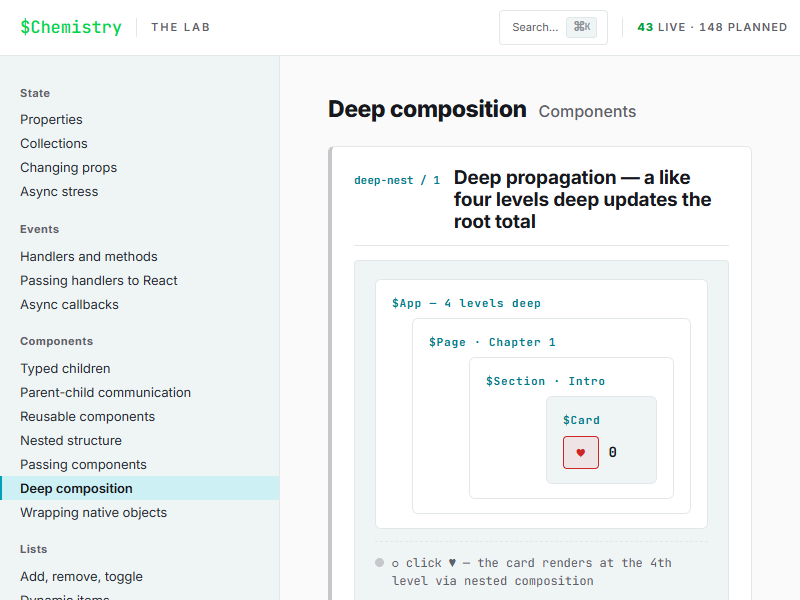
#> input picture .claude/agents/perspective/phillip/deep-nest-source.png, 800 x 600 px
$ python -i '1-march-1-2025~modular-color-quantization-functions.v1.py'   (imports and definitions only)
#> lines starting #> are read from the running program, lines starting #| are printed output that depends on the picture
import cv2
import numpy as np
import logging

# Set up logging
# [2 lines not run here, left out]
logger = logging.getLogger('color_quantization')

def ensure_bgr_image(img):
    """
    Ensures an image is in BGR format.

    Parameters:
    - img: Input image

    Returns:
    - BGR image
    """
    if img is None:
        logger.error("Input image is None")
        raise ValueError("Input image is None")

    logger.debug(f"Input image shape: {img.shape}, dtype: {img.dtype}")

    # Handle grayscale images
    if len(img.shape) == 2:
        logger.info("Converting grayscale image to BGR")
        return cv2.cvtColor(img, cv2.COLOR_GRAY2BGR)

    # Handle RGBA images
    if len(img.shape) == 3 and img.shape[2] == 4:
        logger.info("Converting RGBA image to BGR")
        return cv2.cvtColor(img, cv2.COLOR_BGRA2BGR)

    # Handle RGB images
    if len(img.shape) == 3 and img.shape[2] == 3:
        logger.debug("Image is already in BGR format")
        return img

    logger.error(f"Unexpected image format with shape {img.shape}")
    raise ValueError(f"Unexpected image format with shape {img.shape}")

def sample_image_pixels(img, max_samples=10000):
    """
    Samples pixels from an image for faster analysis.

    Parameters:
    - img: Input BGR image
    - max_samples: Maximum number of samples to take

    Returns:
    - Sampled pixels as float32 array with shape (n_samples, 3)
    """
    if img is None:
        logger.error("Input image is None")
        raise ValueError("Input image is None")

    try:
        # Reshape image to a list of pixels
        height, width = img.shape[:2]
        total_pixels = height * width
        pixels = img.reshape(-1, 3)

        logger.debug(f"Image reshaped to {pixels.shape} pixels")

        # Sample pixels if needed
        if total_pixels > max_samples:
            logger.info(f"Sampling {max_samples} pixels from {total_pixels} total")
            indices = np.random.choice(pixels.shape[0], max_samples, replace=False)
            pixels = pixels[indices]

        # Ensure float32 type for kmeans
        pixels = pixels.astype(np.float32)
        logger.debug(f"Pixel array shape: {pixels.shape}, dtype: {pixels.dtype}")

        return pixels

    except Exception as e:
        logger.error(f"Error sampling image pixels: {str(e)}")
        raise ValueError(f"Error sampling image pixels: {str(e)}")

def count_unique_colors(pixels, tolerance=25):
    """
    Counts approximate number of unique colors in pixel array.

    Parameters:
    - pixels: Pixel array with shape (n_pixels, 3)
    - tolerance: Color binning tolerance (higher = fewer unique colors)

    Returns:
    - Number of unique colors
    """
    try:
        # Round colors to reduce sensitivity to minor variations
        rounded_colors = np.round(pixels / tolerance) * tolerance
        unique_colors = np.unique(rounded_colors, axis=0)
        count = unique_colors.shape[0]

        logger.info(f"Found approximately {count} unique colors (tolerance={tolerance})")
        return count

    except Exception as e:
        logger.error(f"Error counting unique colors: {str(e)}")
        logger.warning("Returning default of 8 unique colors")
        return 8  # Safe default

def determine_optimal_clusters(img, min_clusters=4, max_clusters=16):
    """
    Determines the optimal number of color clusters in an image.

    Parameters:
    - img: Input BGR image
    - min_clusters: Minimum number of clusters to use
    - max_clusters: Maximum number of clusters to consider

    Returns:
    - optimal_k: Optimal number of color clusters (always >= min_clusters)
    """
    try:
        # Sample pixels
        pixels = sample_image_pixels(img)

        # Calculate color variance
        color_variance = np.var(pixels, axis=0).sum()
        logger.info(f"Color variance: {color_variance:.2f}")

        # Count approximate unique colors
        unique_colors = count_unique_colors(pixels)

        # Determine optimal cluster count based on image characteristics
        if unique_colors < 8 or color_variance < 1000:
            k = min(unique_colors + 2, 8)
            logger.info(f"Low color variation: using {k} clusters")
        elif unique_colors < 16 or color_variance < 5000:
            k = 8
            logger.info(f"Medium color variation: using {k} clusters")
        else:
            k = 12
            logger.info(f"High color variation: using {k} clusters")

        # Enforce min/max constraints
        k = max(min_clusters, min(k, max_clusters, unique_colors + 4))
        logger.info(f"Final cluster count: {k}")

        return k

    except Exception as e:
        logger.error(f"Error determining optimal clusters: {str(e)}")
        logger.warning(f"Using default of {min_clusters} clusters")
        return min_clusters  # Safe default

def apply_kmeans_clustering(pixels, k):
    """
    Applies k-means clustering to pixels.

    Parameters:
    - pixels: Pixel array with shape (n_pixels, 3) in float32 format
    - k: Number of clusters

    Returns:
    - labels: Cluster labels for each pixel
    - centers: Cluster centers (colors)
    """
    if k <= 0:
        logger.error(f"Invalid k value: {k}")
        raise ValueError(f"K must be positive, got {k}")

    logger.info(f"Applying k-means with k={k}")

    try:
        # Define criteria and apply K-means
        criteria = (cv2.TERM_CRITERIA_EPS + cv2.TERM_CRITERIA_MAX_ITER, 100, 0.2)
        _, labels, centers = cv2.kmeans(pixels, k, None, criteria, 10, cv2.KMEANS_PP_CENTERS)

        # Check for empty clusters
        cluster_counts = np.bincount(labels.flatten(), minlength=k)
        empty_clusters = np.sum(cluster_counts == 0)

        if empty_clusters > 0:
            logger.warning(f"Found {empty_clusters} empty clusters")

            # Keep only non-empty clusters
            valid_clusters = np.where(cluster_counts > 0)[0]
            centers = centers[valid_clusters]

            # Remap labels
            new_labels = np.zeros_like(labels)
            for i, cluster_idx in enumerate(valid_clusters):
                new_labels[labels == cluster_idx] = i
            labels = new_labels

            logger.info(f"Remapped to {len(valid_clusters)} valid clusters")

        return labels, centers

    except Exception as e:
        logger.error(f"Error in k-means clustering: {str(e)}")
        raise ValueError(f"K-means clustering failed: {str(e)}")

def reconstruct_quantized_image(img, labels, centers):
    """
    Reconstructs a quantized image from labels and centers.

    Parameters:
    - img: Original image (for shape reference)
    - labels: Cluster labels for each pixel
    - centers: Cluster centers (colors)

    Returns:
    - quantized_img: Image with reduced color palette
    """
    try:
        # Convert centers to uint8
        centers = np.uint8(centers)

        # Reshape labels to match original image
        height, width = img.shape[:2]
        labels_2d = labels.reshape(height, width)

        # Create quantized image
        quantized_img = np.zeros((height, width, 3), dtype=np.uint8)

        # Fill each pixel with its cluster center color
        for i in range(len(centers)):
            quantized_img[labels_2d == i] = centers[i]

        logger.debug(f"Reconstructed quantized image with shape {quantized_img.shape}")
        return quantized_img

    except Exception as e:
        logger.error(f"Error reconstructing quantized image: {str(e)}")
        logger.warning("Returning original image as fallback")
        return img.copy()  # Safe fallback

def quantize_colors(img, min_clusters=4, max_clusters=16):
    """
    Main function for color quantization.

    Parameters:
    - img: Input image (any format)
    - min_clusters: Minimum number of clusters
    - max_clusters: Maximum number of clusters

    Returns:
    - quantized_img: Image with reduced color palette
    - colors: Array of dominant colors (BGR format)
    - labels: Pixel labels mapping to colors (2D array)
    """
    logger.info("Starting color quantization")

    try:
        # Ensure BGR format
        bgr_img = ensure_bgr_image(img)

        # Get image dimensions
        height, width = bgr_img.shape[:2]
        logger.info(f"Processing image with dimensions {width}x{height}")

        # Reshape for k-means
        pixels = bgr_img.reshape(-1, 3).astype(np.float32)

        # Determine optimal cluster count
        k = determine_optimal_clusters(bgr_img, min_clusters, max_clusters)

        # Apply k-means clustering
        labels, centers = apply_kmeans_clustering(pixels, k)

        # Reconstruct quantized image
        quantized_img = reconstruct_quantized_image(bgr_img, labels, centers)

        # Reshape labels to 2D for mask creation
        labels_2d = labels.reshape(height, width)

        logger.info(f"Color quantization complete with {len(centers)} colors")
        return quantized_img, centers, labels_2d

    except Exception as e:
        logger.error(f"Color quantization failed: {str(e)}")

        # Create a simple fallback with just a few colors
        logger.warning("Using fallback color quantization")

        try:
            # Ensure BGR format
            bgr_img = ensure_bgr_image(img)
            height, width = bgr_img.shape[:2]

            # Create a simplified version with just a few colors
            # This avoids complex algorithms that might fail
            quantized = cv2.pyrMeanShiftFiltering(bgr_img, 30, 50)

            # Extract a few dominant colors (up to 8)
            pixels = quantized.reshape(-1, 3).astype(np.float32)
            criteria = (cv2.TERM_CRITERIA_EPS + cv2.TERM_CRITERIA_MAX_ITER, 100, 0.2)
            k = min(8, height * width // 1000)  # Simple heuristic
            _, labels, centers = cv2.kmeans(pixels, k, None, criteria, 1, cv2.KMEANS_RANDOM_CENTERS)

            # Create quantized image and reshape labels
            quantized_img = reconstruct_quantized_image(bgr_img, labels, centers)
            labels_2d = labels.reshape(height, width)

            logger.info(f"Fallback quantization complete with {len(centers)} colors")
            return quantized_img, centers, labels_2d

        except Exception as e2:
            # If even the fallback fails, return a grayscale version
            logger.error(f"Fallback quantization also failed: {str(e2)}")
            logger.warning("Using extreme fallback (grayscale)")

            gray = cv2.cvtColor(bgr_img, cv2.COLOR_BGR2GRAY)
            binary = cv2.threshold(gray, 127, 255, cv2.THRESH_BINARY)[1]

            # Create a binary result with just black and white
            height, width = bgr_img.shape[:2]
            labels_2d = (binary > 0).astype(np.int32)
            centers = np.array([[0, 0, 0], [255, 255, 255]], dtype=np.uint8)

            # Create a fake quantized image from binary
            quantized_img = np.zeros_like(bgr_img)
            quantized_img[binary > 0] = [255, 255, 255]

            return quantized_img, centers, labels_2d

>>> import cv2
>>> picture = cv2.imread('../../../../.claude/agents/perspective/phillip/deep-nest-source.png')
#> picture is the input picture: shape (600, 800, 3); mean B, G, R 243.7, 243.1, 240.1
>>> result = quantize_colors(picture)
#> in determine_optimal_clusters, `color_variance = np.var(pixels, axis=0).sum()`: color_variance = 2843.5
#> in count_unique_colors, `unique_colors = np.unique(rounded_colors, axis=0)`: unique_colors = 151 rows, first 8: [25, 25, 25], [25, 25, 50], [25, 25, 75], [25, 25, 100], [25, 25, 200], [25, 50, 50], [25, 50, 100], [25, 50, 125]
#> in determine_optimal_clusters, `unique_colors = count_unique_colors(pixels)`: unique_colors = 151
#> in determine_optimal_clusters, `k = max(min_clusters, min(k, max_clusters, unique_colors + 4))`: k = 8
#> in apply_kmeans_clustering, `_, labels, centers = cv2.kmeans(pixels, k, None, criteria, 10, cv2.KME..`: centers = [[253.5, 253.5, 253.5], [78.59, 91.99, 136.5], [243.4, 243.4, 239.1], [219.1, 169.6, 99.79], [130.4, 179.9, 217], [235.5, 229.6, 197.6], [156, 116.7, 35.22], [46.49, 32.12, 36.24]]
#> in apply_kmeans_clustering, `cluster_counts = np.bincount(labels.flatten(), minlength=k)`: cluster_counts = [254439, 3773, 196313, 2701, 3589, 10814, 3049, 5322]
#> in apply_kmeans_clustering, `empty_clusters = np.sum(cluster_counts == 0)`: empty_clusters = 0
#> in reconstruct_quantized_image, `centers = np.uint8(centers)`: centers = [[253, 253, 253], [78, 91, 136], [243, 243, 239], [219, 169, 99], [130, 179, 217], [235, 229, 197], [155, 116, 35], [46, 32, 36]]
#> in reconstruct_quantized_image, `labels_2d = labels.reshape(height, width)`:
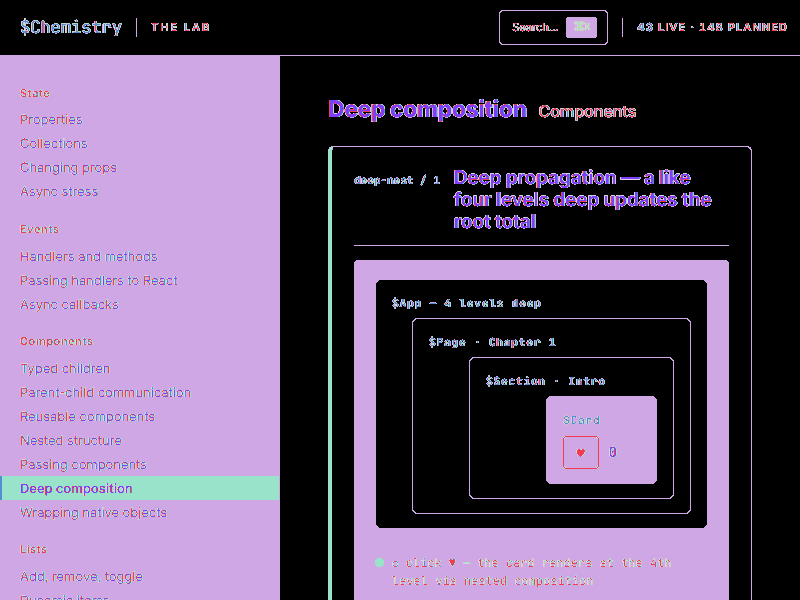
#> labels_2d: shape (600, 800) int32; 8 distinct labels, from 0 to 7; one colour per label, 0 black
#> the loop in reconstruct_quantized_image, `for i in range(len(centers)):` made 8 passes

$ run again, on .claude/agents/perspective/phillip/nested-before.png
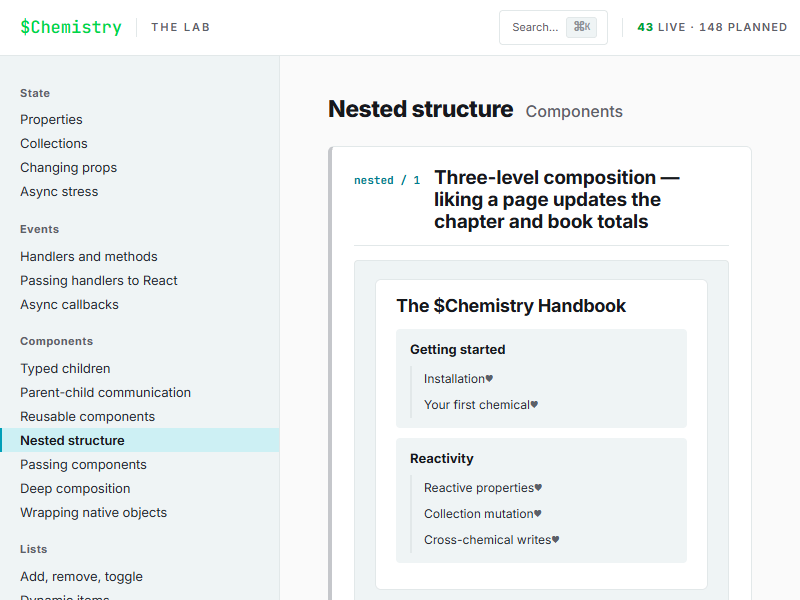
#> input picture .claude/agents/perspective/phillip/nested-before.png, 800 x 600 px
#> picture is the input picture: shape (600, 800, 3); mean B, G, R 242, 241.4, 238.2
#> color_variance = 3488.9
#> in count_unique_colors, `unique_colors = np.unique(rounded_colors, axis=0)`: unique_colors = 156 rows, first 8: [25, 25, 25], [25, 25, 50], [25, 25, 75], [25, 25, 100], [25, 50, 50], [25, 50, 75], [25, 50, 100], [25, 50, 150]
#> in determine_optimal_clusters, `unique_colors = count_unique_colors(pixels)`: unique_colors = 156
#> in determine_optimal_clusters, `k = max(min_clusters, min(k, max_clusters, unique_colors + 4))`: k = 8
#> in apply_kmeans_clustering, `_, labels, centers = cv2.kmeans(pixels, k, None, criteria, 10, cv2.KME..`: centers = [[243.6, 243.7, 239.3], [42.74, 30.8, 34.37], [141.3, 100.4, 55.38], [127.3, 181.8, 220.5], [253.1, 253.1, 253.1], [220.9, 168.3, 95.21], [236, 229.9, 196.8], [62.17, 86.03, 144.6]]
#> cluster_counts = [228262, 6796, 4080, 3707, 219773, 2719, 11304, 3359]
#> empty_clusters = 0
#> in reconstruct_quantized_image, `centers = np.uint8(centers)`: centers = [[243, 243, 239], [42, 30, 34], [141, 100, 55], [127, 181, 220], [253, 253, 253], [220, 168, 95], [236, 229, 196], [62, 86, 144]]
#> in reconstruct_quantized_image, `labels_2d = labels.reshape(height, width)`:
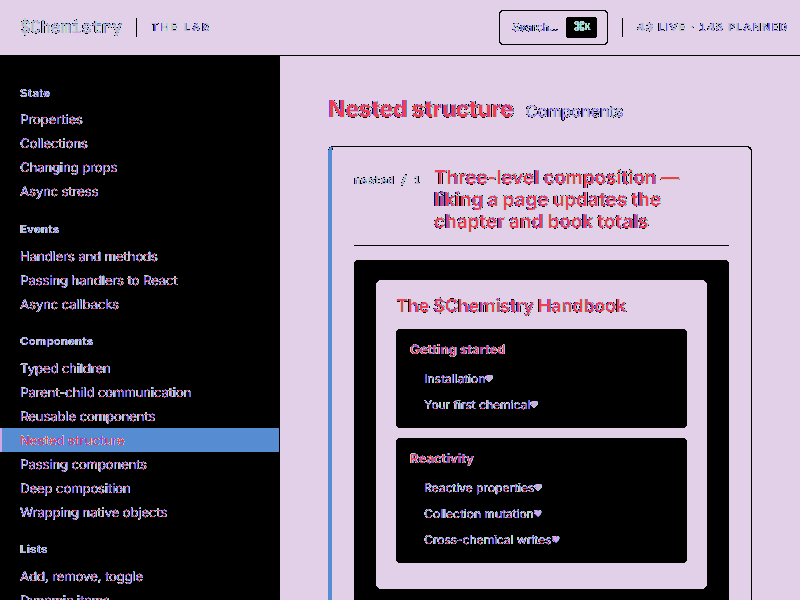
#> labels_2d: shape (600, 800) int32; 8 distinct labels, from 0 to 7; one colour per label, 0 black
#> the loop in reconstruct_quantized_image, `for i in range(len(centers)):` made 8 passes
